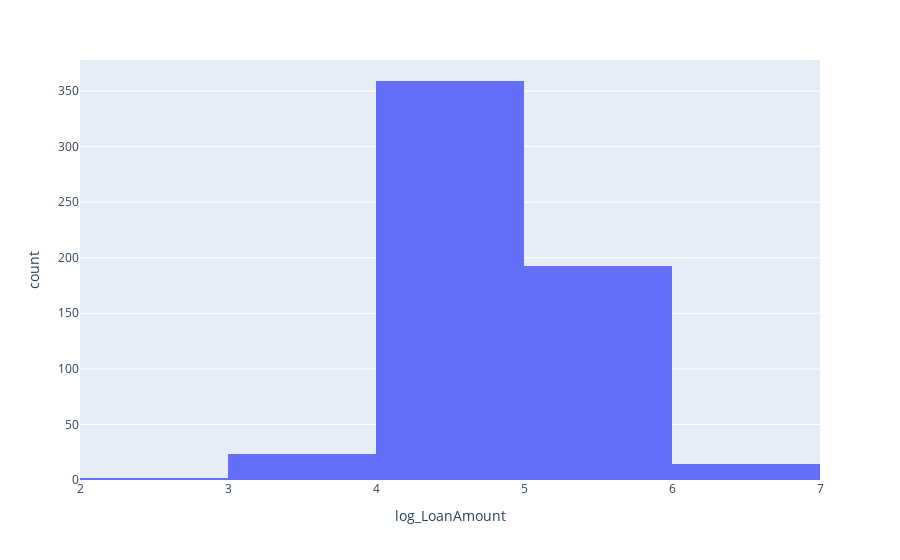

The notebook cell this image was saved under:
### Code cell
fig = px.histogram(df, x= "log_LoanAmount")

fig.show()

### Figure 1 — Plotly figure (JSON) as saved in the notebook; plotly's stock layout.template omitted (floating-point values rounded to 4 significant figures; data arrays with more than 128 entries replaced by an {"elided": "..."} marker saying what was removed)
{"data": [{"bingroup": "x", "hovertemplate": "log_LoanAmount=%{x}<br>count=%{y}<extra></extra>", "legendgroup": "", "marker": {"color": "#636efa", "pattern": {"shape": ""}}, "name": "", "orientation": "v", "showlegend": false, "type": "histogram", "x": {"elided": "613 float values"}, "xaxis": "x", "yaxis": "y"}], "layout": {"barmode": "relative", "legend": {"tracegroupgap": 0}, "margin": {"t": 60}, "xaxis": {"anchor": "y", "domain": [0, 1], "title": {"text": "log_LoanAmount"}}, "yaxis": {"anchor": "x", "domain": [0, 1], "title": {"text": "count"}}}}
